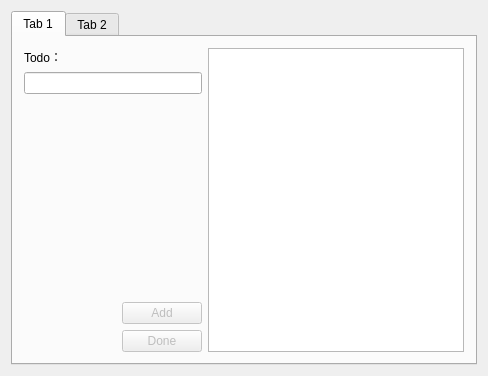
<?xml version="1.0" encoding="UTF-8"?>
<ui version="4.0">
 <class>MainWindow</class>
 <widget class="QMainWindow" name="MainWindow">
  <property name="geometry">
   <rect>
    <x>0</x>
    <y>0</y>
    <width>488</width>
    <height>376</height>
   </rect>
  </property>
  <property name="windowTitle">
   <string>便签</string>
  </property>
  <widget class="QWidget" name="centralWidget">
   <layout class="QGridLayout" name="gridLayout">
    <item row="0" column="0">
     <widget class="QTabWidget" name="tabWidget">
      <property name="currentIndex">
       <number>0</number>
      </property>
      <widget class="QWidget" name="tab1">
       <attribute name="title">
        <string>Tab 1</string>
       </attribute>
       <layout class="QGridLayout" name="gridLayout_2">
        <item row="0" column="0">
         <layout class="QHBoxLayout" name="horizontalLayout">
          <item>
           <layout class="QVBoxLayout" name="verticalLayout_2">
            <item>
             <layout class="QVBoxLayout" name="verticalLayout">
              <item>
               <widget class="QLabel" name="label">
                <property name="text">
                 <string>Todo：</string>
                </property>
               </widget>
              </item>
              <item>
               <widget class="QLineEdit" name="lineEdit"/>
              </item>
             </layout>
            </item>
            <item>
             <spacer name="verticalSpacer_2">
              <property name="orientation">
               <enum>Qt::Vertical</enum>
              </property>
              <property name="sizeHint" stdset="0">
               <size>
                <width>18</width>
                <height>28</height>
               </size>
              </property>
             </spacer>
            </item>
            <item>
             <widget class="QLabel" name="dateLabel">
              <property name="text">
               <string/>
              </property>
             </widget>
            </item>
            <item>
             <spacer name="verticalSpacer">
              <property name="orientation">
               <enum>Qt::Vertical</enum>
              </property>
              <property name="sizeHint" stdset="0">
               <size>
                <width>17</width>
                <height>108</height>
               </size>
              </property>
             </spacer>
            </item>
            <item>
             <layout class="QHBoxLayout" name="horizontalLayout_2">
              <item>
               <spacer name="horizontalSpacer">
                <property name="orientation">
                 <enum>Qt::Horizontal</enum>
                </property>
                <property name="sizeHint" stdset="0">
                 <size>
                  <width>40</width>
                  <height>20</height>
                 </size>
                </property>
               </spacer>
              </item>
              <item>
               <widget class="QPushButton" name="addButton">
                <property name="enabled">
                 <bool>false</bool>
                </property>
                <property name="text">
                 <string>Add</string>
                </property>
                <property name="default">
                 <bool>true</bool>
                </property>
               </widget>
              </item>
             </layout>
            </item>
            <item>
             <layout class="QHBoxLayout" name="horizontalLayout_3">
              <item>
               <spacer name="horizontalSpacer_2">
                <property name="orientation">
                 <enum>Qt::Horizontal</enum>
                </property>
                <property name="sizeHint" stdset="0">
                 <size>
                  <width>40</width>
                  <height>20</height>
                 </size>
                </property>
               </spacer>
              </item>
              <item>
               <widget class="QPushButton" name="doneButton">
                <property name="enabled">
                 <bool>false</bool>
                </property>
                <property name="text">
                 <string>Done</string>
                </property>
               </widget>
              </item>
             </layout>
            </item>
           </layout>
          </item>
          <item>
           <widget class="QListWidget" name="listWidget"/>
          </item>
         </layout>
        </item>
       </layout>
      </widget>
      <widget class="QWidget" name="tab2">
       <attribute name="title">
        <string>Tab 2</string>
       </attribute>
       <layout class="QGridLayout" name="gridLayout_3">
        <item row="0" column="0">
         <layout class="QHBoxLayout" name="horizontalLayout_4">
          <item>
           <widget class="QListWidget" name="doneList"/>
          </item>
          <item>
           <layout class="QVBoxLayout" name="verticalLayout_3">
            <item>
             <spacer name="verticalSpacer_3">
              <property name="orientation">
               <enum>Qt::Vertical</enum>
              </property>
              <property name="sizeHint" stdset="0">
               <size>
                <width>20</width>
                <height>158</height>
               </size>
              </property>
             </spacer>
            </item>
            <item>
             <widget class="QPushButton" name="clean">
              <property name="text">
               <string>Clean All</string>
              </property>
             </widget>
            </item>
           </layout>
          </item>
         </layout>
        </item>
       </layout>
      </widget>
     </widget>
    </item>
   </layout>
  </widget>
 </widget>
 <layoutdefault spacing="6" margin="11"/>
 <resources/>
 <connections/>
</ui>
